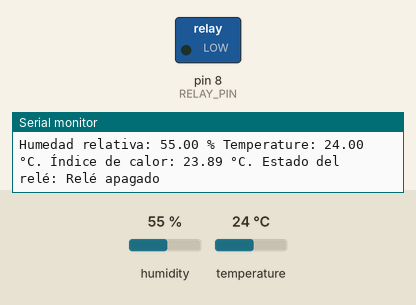
Recording of a sketch running on a simulated Arduino Uno, built with avr-gcc and run on an emulated ATmega328P. On the bench: switched loads named in the sketch (green lamp = pin HIGH), the last lines printed to the serial monitor. The test bench sets the inputs (shaded band); at power-on: humidity 55 %, temperature 24 °C.

Above: at 3.9 s.
4.0 s: humidity set to 59 %
7.0 s: humidity set to 62 %
At 8.5 s:
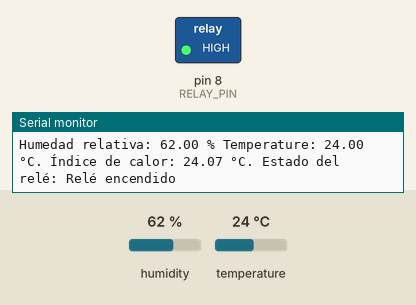
10.0 s: humidity set to 56 %
13.0 s: humidity set to 53 %
At 14.9 s:
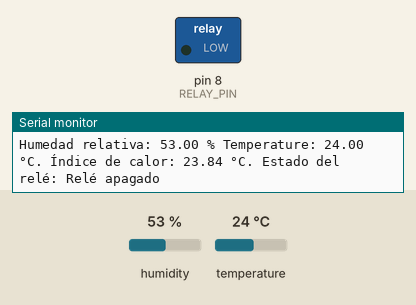
16.0 s: humidity set to 68 %
At 18.5 s:
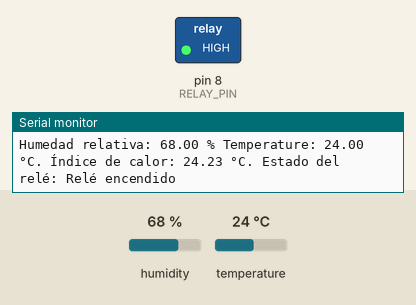
Timing chart, 0 to 20.0 s (numbered marks = the images above; inputs shaded):
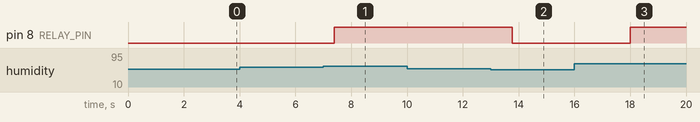

The sketch:

DehumidifierControl.ino
```cpp
// Hay que usar el Serial Monitor (Ctrl + Shift + M) para ver el resultado
// Posibles mejoras:
// Añadir tiempos de espera entre cambios de estado

// Include the libraries:
#include <Adafruit_Sensor.h>
#include <DHT.h>

// DEFINES
#define DHT_PIN         4
#define RELAY_PIN       8
#define DHT_TYPE         DHT11   // DHT 11
#define HIGH_HUMIDITY   60.0
#define LOW_HUMIDITY    55.0

#define UPDATE_TIME     1000 // milliseconds

// Initialize DHT sensor for normal 16mhz Arduino:
DHT dht = DHT(DHT_PIN, DHT_TYPE);
void setup() {
  // Begin serial communication at a baud rate of 9600:
  Serial.begin(9600);
  Serial.println("Me cagüen satanás");
  // Setup sensor:
  dht.begin();
  pinMode(RELAY_PIN, OUTPUT);
}
void loop() {
  // Wait a few seconds between measurements:
  delay(UPDATE_TIME);
  // Reading temperature or humidity takes about 250 milliseconds!
  // Sensor readings may also be up to 2 seconds 'old' (its a very slow sensor)
  // Read the humidity in %:
  float h = dht.readHumidity();
  // Read the temperature as Celsius:
  float t = dht.readTemperature();
  printf("Temperatura: %f\n", t);
  // Read the temperature as Fahrenheit:
  float f = dht.readTemperature(true);
  // Check if any reads failed and exit early (to try again):
  if (isnan(h) || isnan(t) || isnan(f)) {
    Serial.println("Failed to read from DHT sensor!");
    return;
  }
  // Compute heat index in Fahrenheit (default):
  float hif = dht.computeHeatIndex(f, h);
  // Compute heat index in Celsius:
  float hic = dht.computeHeatIndex(t, h, false);

  if (h > HIGH_HUMIDITY) {
    // Encedemos Deshumidificador
    digitalWrite(RELAY_PIN,1);
  } else if (h < LOW_HUMIDITY) {
    digitalWrite(RELAY_PIN,0);
  }

  Serial.print("Humedad relativa: ");
  Serial.print(h);
  Serial.print(" % ");
  Serial.print("Temperature: ");
  Serial.print(t);
  Serial.print(" \xC2\xB0");
  Serial.print("C. ");
  Serial.print("Índice de calor: ");
  Serial.print(hic);
  Serial.print(" \xC2\xB0");
  Serial.print("C. ");
  Serial.print("Estado del relé: ");
  if (digitalRead(RELAY_PIN)) {
    Serial.println("Relé encendido");
  } else {
    Serial.println("Relé apagado");
  }


}
```

Measured:
- the behaviour switches between 60 and 61 % on humidity (found by bisection; images 0 and 1)
- the behaviour switches between 55 and 54 % on humidity (found by bisection; images 1 and 2)
- after the input at 7.0 s, pin 8 (RELAY_PIN): LOW → HIGH after 0.39 s
- after the input at 13.0 s, pin 8 (RELAY_PIN): HIGH → LOW after 0.77 s
- after the input at 16.0 s, pin 8 (RELAY_PIN): LOW → HIGH after 2.0 s
